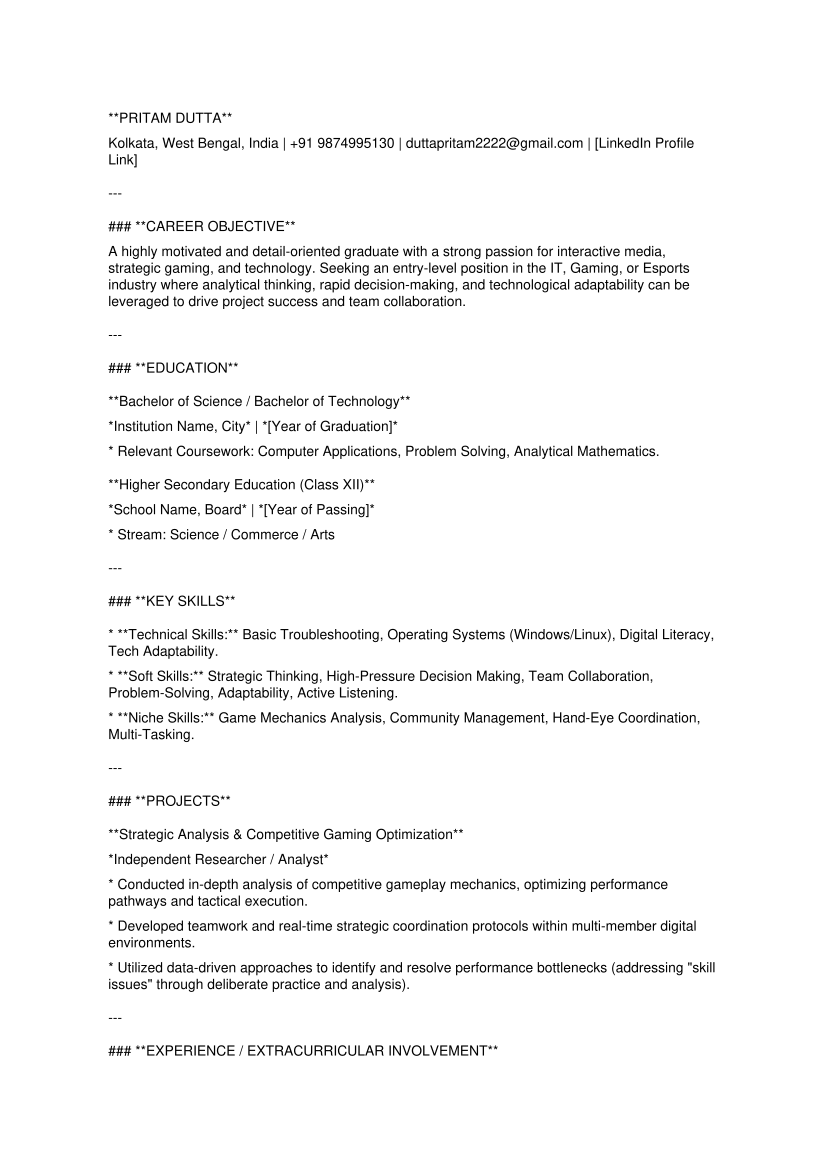

Generate this figure with Python:
import streamlit as st
from google import genai
API_KEY = st.secrets["API_KEY"]

from docx import Document
from reportlab.platypus import SimpleDocTemplate, Paragraph
from reportlab.lib.styles import getSampleStyleSheet

client = genai.Client(api_key=API_KEY)

st.set_page_config(
    page_title="AI Resume Builder",
    page_icon="📄",
    layout="wide"
)

st.title("📄 AI Resume Builder")

st.sidebar.title("Settings")

resume_type = st.sidebar.selectbox(
    "Resume Type",
    [
        "Fresher",
        "Experienced",
        "ATS Friendly"
    ]
)

photo = st.file_uploader(
    "Upload Profile Photo (Optional)",
    type=["jpg", "jpeg", "png"]
)

with st.form("resume"):

    name = st.text_input("Full Name")
    email = st.text_input("Email")
    phone = st.text_input("Phone")
    address = st.text_area("Address")

    objective = st.text_area("Career Objective")

    education = st.text_area("Education")

    skills = st.text_area("Skills")

    projects = st.text_area("Projects")

    experience = st.text_area("Experience")

    certifications = st.text_area("Certifications")

    achievements = st.text_area("Achievements")

    languages = st.text_input("Languages")

    generate = st.form_submit_button("Generate Resume")

if generate:

    prompt = f"""
Create a professional {resume_type} resume.

Name:
{name}

Email:
{email}

Phone:
{phone}

Address:
{address}

Career Objective:
{objective}

Education:
{education}

Skills:
{skills}

Projects:
{projects}

Experience:
{experience}

Certifications:
{certifications}

Achievements:
{achievements}

Languages:
{languages}

Use proper headings.
Use bullet points.
Return only the resume.
"""

    with st.spinner("Generating Resume..."):

        response = client.models.generate_content(
            model="gemini-3.5-flash",
            contents=prompt
        )

    resume = response.text

    st.success("Resume Generated Successfully")

    if photo:
        st.image(photo, width=150)

    st.markdown(resume)

    # Download TXT

    st.download_button(
        "Download TXT",
        resume,
        "resume.txt",
        "text/plain"
    )

    # Create Word File

    doc = Document()

    doc.add_heading("Resume", level=1)

    doc.add_paragraph(resume)

    doc.save("resume.docx")

    with open("resume.docx", "rb") as file:

        st.download_button(
            "Download Word",
            file,
            "resume.docx",
            "application/vnd.openxmlformats-officedocument.wordprocessingml.document"
        )

    # Create PDF

    styles = getSampleStyleSheet()

    pdf = SimpleDocTemplate("resume.pdf")

    story = []

    for line in resume.split("\n"):
        story.append(Paragraph(line, styles["BodyText"]))

    pdf.build(story)

    with open("resume.pdf", "rb") as file:

        st.download_button(
            "Download PDF",
            file,
            "resume.pdf",
            "application/pdf"
        )
